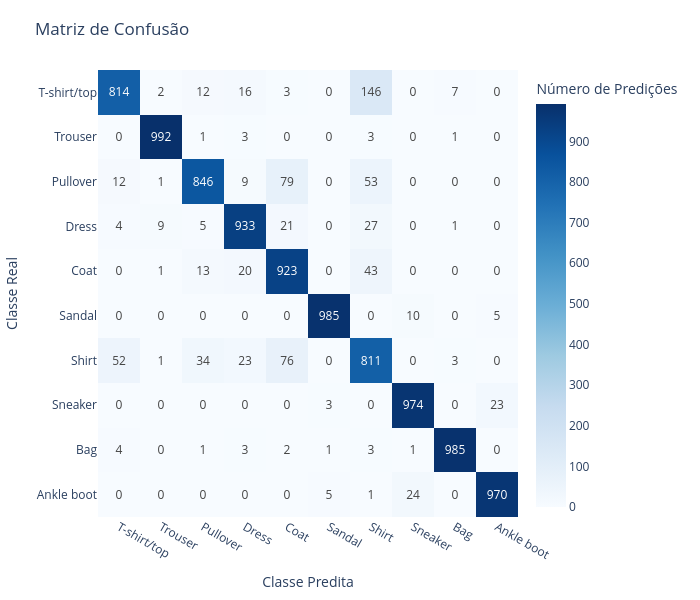

Notebook cell for this chart:
### Markdown cell above
## 12. Matriz de Confusão - CNN

### Code cell
import numpy as np
import plotly.graph_objects as go
from sklearn.metrics import confusion_matrix

y_pred = model.predict(x_test_cnn)
y_pred_classes = np.argmax(y_pred, axis=1)

# Gerar matriz de confusão
cm = confusion_matrix(y_test, y_pred_classes)

# Nomes das classes
labels = list(class_map.values())

# Criar heatmap
fig = go.Figure(
    data=go.Heatmap(
        z=cm,
        x=labels,
        y=labels,
        colorscale="Blues",
        colorbar=dict(title="Número de Predições"),
        text=cm,
        texttemplate="%{text}",
        showscale=True,
    )
)

# Layout
fig.update_layout(
    title="Matriz de Confusão",
    xaxis=dict(title="Classe Predita", tickangle=30),
    yaxis=dict(title="Classe Real", autorange="reversed"),
    width=700,
    height=600,
    margin=dict(l=60, r=40, t=70, b=60),
)

fig.show()

### Figure 1 — Plotly figure (JSON) as saved in the notebook; plotly's stock layout.template omitted (floating-point values rounded to 4 significant figures)
{"data": [{"colorbar": {"title": {"text": "Número de Predições"}}, "colorscale": [[0, "rgb(247,251,255)"], [0.125, "rgb(222,235,247)"], [0.25, "rgb(198,219,239)"], [0.375, "rgb(158,202,225)"], [0.5, "rgb(107,174,214)"], [0.625, "rgb(66,146,198)"], [0.75, "rgb(33,113,181)"], [0.875, "rgb(8,81,156)"], [1, "rgb(8,48,107)"]], "showscale": true, "text": [[814, 2, 12, 16, 3, 0, 146, 0, 7, 0], [0, 992, 1, 3, 0, 0, 3, 0, 1, 0], [12, 1, 846, 9, 79, 0, 53, 0, 0, 0], [4, 9, 5, 933, 21, 0, 27, 0, 1, 0], [0, 1, 13, 20, 923, 0, 43, 0, 0, 0], [0, 0, 0, 0, 0, 985, 0, 10, 0, 5], [52, 1, 34, 23, 76, 0, 811, 0, 3, 0], [0, 0, 0, 0, 0, 3, 0, 974, 0, 23], [4, 0, 1, 3, 2, 1, 3, 1, 985, 0], [0, 0, 0, 0, 0, 5, 1, 24, 0, 970]], "texttemplate": "%{text}", "type": "heatmap", "x": ["T-shirt/top", "Trouser", "Pullover", "Dress", "Coat", "Sandal", "Shirt", "Sneaker", "Bag", "Ankle boot"], "y": ["T-shirt/top", "Trouser", "Pullover", "Dress", "Coat", "Sandal", "Shirt", "Sneaker", "Bag", "Ankle boot"], "z": [[814, 2, 12, 16, 3, 0, 146, 0, 7, 0], [0, 992, 1, 3, 0, 0, 3, 0, 1, 0], [12, 1, 846, 9, 79, 0, 53, 0, 0, 0], [4, 9, 5, 933, 21, 0, 27, 0, 1, 0], [0, 1, 13, 20, 923, 0, 43, 0, 0, 0], [0, 0, 0, 0, 0, 985, 0, 10, 0, 5], [52, 1, 34, 23, 76, 0, 811, 0, 3, 0], [0, 0, 0, 0, 0, 3, 0, 974, 0, 23], [4, 0, 1, 3, 2, 1, 3, 1, 985, 0], [0, 0, 0, 0, 0, 5, 1, 24, 0, 970]]}], "layout": {"height": 600, "margin": {"b": 60, "l": 60, "r": 40, "t": 70}, "title": {"text": "Matriz de Confusão"}, "width": 700, "xaxis": {"tickangle": 30, "title": {"text": "Classe Predita"}}, "yaxis": {"autorange": "reversed", "title": {"text": "Classe Real"}}}}
